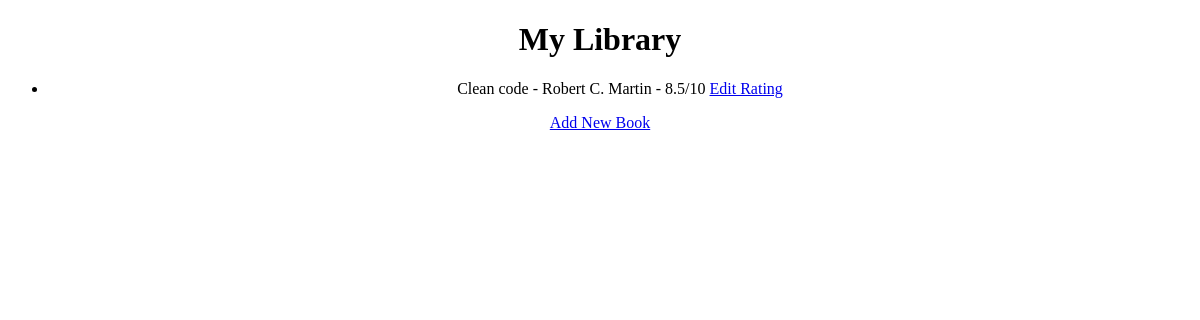
Before: / with the older database file.
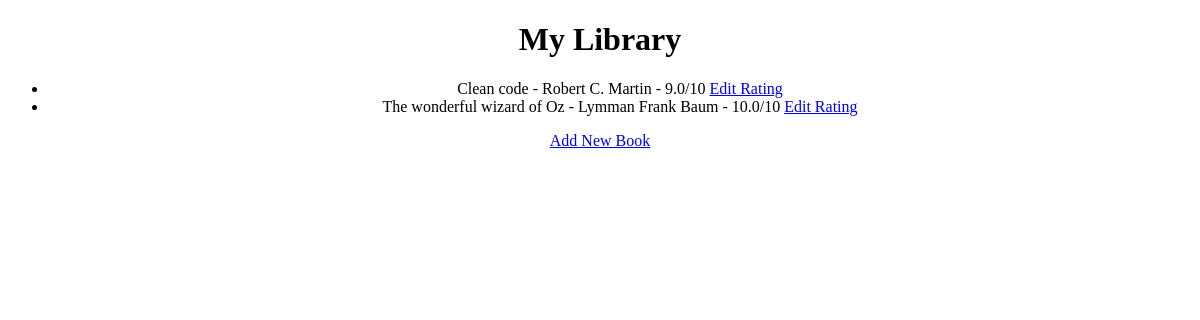
After: the same page with the newer database file.
### server.py (models this page shows)
class Book(db.Model):
    id = db.Column(db.Integer, primary_key=True)
    title = db.Column(db.String(250), unique=True, nullable=False)
    author = db.Column(db.String(250), nullable=False)
    rating = db.Column(db.Float, nullable=False)

### server.py (the view)
@app.route('/')
def home():
    all_books = db.session.execute(db.select(Book)).scalars().all()
    print(all_books)
    return render_template('index.html',books=all_books)

### templates/index.html (shortened to what this page needs)
{% extends 'base.html' %}
{% block content %}
<h1>My Library</h1>
    <ul>
        {% for book in books %}
        <li>
            {{book.title}} - {{book.author}} - {{book.rating}}/10
            <a href="{{ url_for('edit', id=book.id) }}">Edit Rating</a>
        </li>
        {% endfor %}
    </ul>
<a href="{{ url_for('add') }}">Add New Book</a>
{% endblock %}

### templates/base.html (shortened to what this page needs)
<!DOCTYPE html>
<html lang="en">
  <head>
    <link
      rel="stylesheet"
      href="{{ url_for('static', filename='/styles.css') }}"
    />
  </head>
  <body>
    {% block content %}{% endblock %}
  </body>
</html>

### static/styles.css (style rules this page uses)
body { max-width: 100vw; text-align: center; }

Changed rows visible on the page:
changed Book "Clean code": rating "8.5" → "9.0"
added Book: title "The wonderful wizard of Oz", author "Lymman Frank Baum", rating "10.0"
